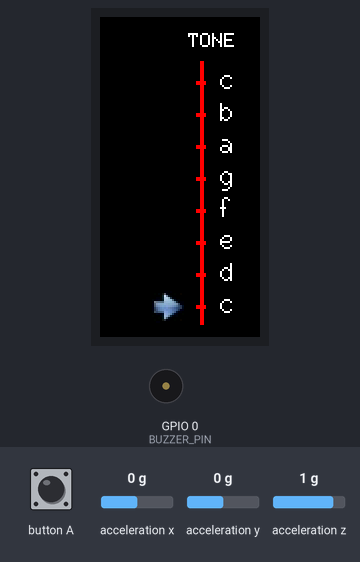
A sketch run on a simulated ESP32. Shown: 80×160 colour display, buzzer (waves = sounding). Inputs (shaded band) come from the test bench; at power-on: acceleration y 0 g, acceleration x 0 g, acceleration z 1 g.

Above: at 1.4 s.
1.5 s: button A pressed for 0.15 s
At 1.57 s:
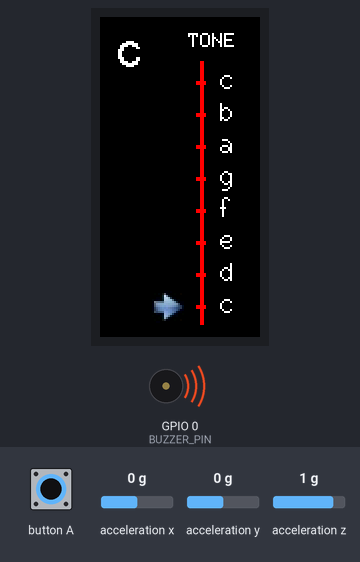
3.1 s: acceleration y set to -1.4 g
At 3.8 s:
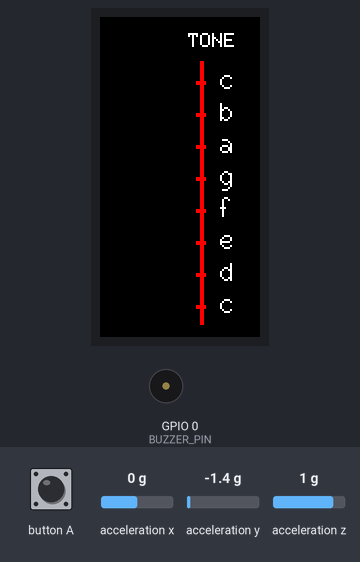
4.6 s: button A pressed for 1 s
At 4.9 s:
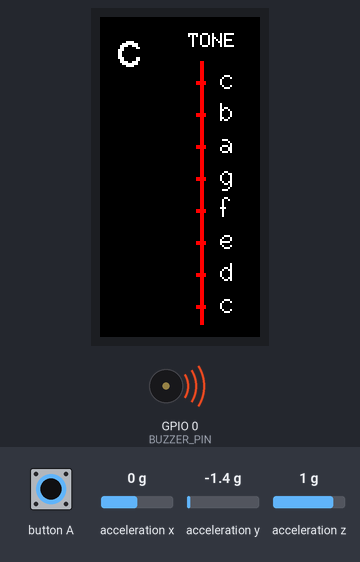
7.1 s: acceleration y set to 0.8 g
At 8.0 s:
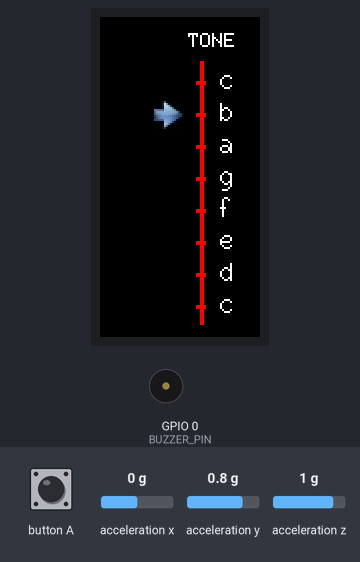
Timing chart, 0 to 9.6 s (numbered marks = the images above; inputs shaded):
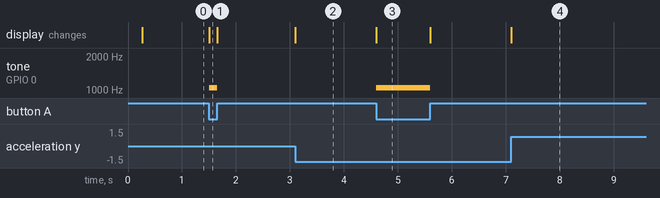

Measured:
- after the input at 1.5 s, tone on GPIO 0 (BUZZER_PIN): silent → 1047 Hz at once, → silent 0.15 s later; the display: changes at once (image 1)
- after the input at 3.1 s, the display: changes at once (image 2)
- after the input at 4.6 s, tone on GPIO 0 (BUZZER_PIN): silent → 1047 Hz at once, → silent 1.0 s later; the display: changes at once (image 3)
- after the input at 7.1 s, the display: changes at once (image 4)

The sketch:

M5StickInstrument.ino
```cpp
#include <M5StickC.h>
#include <M5StickC.h>
#include <Tone32.h>
#include "arow.h"

#define BUZZER_PIN 0
#define BUZZER_CHANNEL 0

float accX = 0;
float accY = 0;
float accZ = 0;

char nn[9]={'c','d','e','f','g','a','b','c','d'};


int notes[9]={NOTE_C6,NOTE_D6,NOTE_E6,NOTE_F6,NOTE_G6,NOTE_A6,NOTE_B6,NOTE_C7,NOTE_D7};
float temp = 0;
void setup() {
  pinMode(37,INPUT);
  M5.begin();
  M5.Lcd.setRotation(0);
  M5.Lcd.fillScreen(BLACK);
  M5.Lcd.setTextSize(1);
  M5.Lcd.setSwapBytes(true);
  delay(100);
  M5.MPU6886.Init();
  pinMode(37,INPUT_PULLUP);
  M5.Lcd.drawString("TONE",44,8,1);
  M5.Lcd.fillRect(50,22,2,132,TFT_RED);
  for(int i=0;i<8;i++){
  M5.Lcd.drawString(String(nn[i]),60,135-(i*16),2);
  M5.Lcd.fillRect(48,144-(i*16),5,2,TFT_RED);
  }

}
int y=0;
int y2=0;
int i=0;
bool pres=false;
void loop() {

 if(pres==0){
  M5.MPU6886.getAccelData(&accX,&accY,&accZ);


    int v=int(accY*1000);
    i=map(v,0,1000,0,8);
    y=137-(i*16);

    if(i>7)
    i=7;

    if(i<0)
    i=0;

 if(y!=y2){
 M5.Lcd.fillRect(26,y2,16,16,TFT_BLACK);
 M5.Lcd.pushImage(26,y,16,16,arr);
 y2=y;
 }}


 if(digitalRead(37)==LOW){
 pres=1;
 tone(BUZZER_PIN, notes[i],500, BUZZER_CHANNEL);
 M5.Lcd.drawString(String(nn[i]),8,6,4);

 }else{
  M5.Lcd.fillRect(8,6,18,22,TFT_BLACK);
 noTone(BUZZER_PIN,BUZZER_CHANNEL);
 pres=0;}


}
```

Tone32.cpp
```cpp
#include "Tone32.h"

void tone(uint8_t pin, unsigned int frequency, unsigned long duration, uint8_t channel)
{
    if (ledcRead(channel)) {
        log_e("Tone channel %d is already in use", ledcRead(channel));
        return;
    }
    ledcAttachPin(pin, channel);
    ledcWriteTone(channel, frequency);

}

void noTone(uint8_t pin, uint8_t channel)
{
    ledcDetachPin(pin);
    ledcWrite(channel, 0);
}
```

Tone32.h
```cpp
#ifndef _TONE32_h
#define _TONE32_h

#define TONE_CHANNEL 15
#include "Arduino.h"
#include "pitches.h"

void tone(uint8_t pin, unsigned int frequency, unsigned long duration = 0, uint8_t channel = TONE_CHANNEL);
void noTone(uint8_t pin, uint8_t channel = TONE_CHANNEL);
#endif
```

arow.h
```cpp
// Generated by   : ImageConverter 565 Online
// Generated from : arr.jpg
// Time generated : Sat, 05 Dec 20 12:51:46 +0100  (Server timezone: CET)
// Image Size     : 16x16 pixels
// Memory usage   : 512 bytes


#if defined(__AVR__)
    #include <avr/pgmspace.h>
#elif defined(__PIC32MX__)
    #define PROGMEM
#elif defined(__arm__)
    #define PROGMEM
#endif

const unsigned short arr[256] PROGMEM={
0x0000, 0x0000, 0x0000, 0x0000, 0x0000, 0x0000, 0x0001, 0x0001, 0x0000, 0x0001, 0x0000, 0x0000, 0x0000, 0x0000, 0x0000, 0x0000,   // 0x0010 (16) pixels
0x0000, 0x0020, 0x0000, 0x0021, 0x0000, 0x10A2, 0x5AED, 0x0022, 0x0001, 0x0000, 0x0000, 0x0020, 0x0000, 0x0000, 0x0820, 0x0000,   // 0x0020 (32) pixels
0x0000, 0x0000, 0x0000, 0x0000, 0x0020, 0x1125, 0xCEFE, 0x6BF2, 0x08A4, 0x0021, 0x0000, 0x0000, 0x0000, 0x0000, 0x0000, 0x0000,   // 0x0030 (48) pixels
0x0000, 0x0000, 0x0001, 0x0001, 0x0021, 0x0905, 0xB67C, 0xB67C, 0x8D57, 0x2188, 0x0021, 0x0001, 0x0000, 0x0000, 0x0000, 0x0000,   // 0x0040 (64) pixels
0x0021, 0x0001, 0x0002, 0x0022, 0x0021, 0x00C4, 0xAE3B, 0xA61B, 0x9DFA, 0x95B9, 0x4B0E, 0x0083, 0x0001, 0x0021, 0x0000, 0x0000,   // 0x0050 (80) pixels
0x0001, 0x73F1, 0x6390, 0x5B91, 0x5B90, 0x5370, 0x9599, 0x95BA, 0x95BA, 0x8D99, 0x8D58, 0x6413, 0x1126, 0x0001, 0x0001, 0x0001,   // 0x0060 (96) pixels
0x0002, 0x530E, 0x84B6, 0x8518, 0x8538, 0x8558, 0x8D7A, 0x8D59, 0x8558, 0x8558, 0x8518, 0x7CF7, 0x7454, 0x322B, 0x0002, 0x0001,   // 0x0070 (112) pixels
0x0002, 0x4ACD, 0x6C35, 0x7497, 0x7CF8, 0x7D39, 0x7D19, 0x853A, 0x8519, 0x7CF8, 0x7497, 0x6455, 0x5392, 0x326D, 0x29CA, 0x0064,   // 0x0080 (128) pixels
0x0002, 0x29EB, 0x4B11, 0x5BD4, 0x6457, 0x6CB8, 0x6C78, 0x7499, 0x6C56, 0x63F5, 0x5394, 0x4312, 0x328F, 0x2A0C, 0x31EA, 0x0043,   // 0x0090 (144) pixels
0x0002, 0x29C9, 0x42AF, 0x5BD4, 0x6436, 0x6C77, 0x74B9, 0x6C78, 0x6C78, 0x6437, 0x5394, 0x4B53, 0x3AAF, 0x1969, 0x0003, 0x0002,   // 0x00A0 (160) pixels
0x0021, 0x428C, 0x322C, 0x42CE, 0x42EF, 0x4B31, 0x851A, 0x7CDA, 0x6C98, 0x6437, 0x5BD4, 0x42D0, 0x00A6, 0x0002, 0x0001, 0x0000,   // 0x00B0 (176) pixels
0x0000, 0x0000, 0x0022, 0x0002, 0x0002, 0x0064, 0x955A, 0x851A, 0x7CF8, 0x6435, 0x220C, 0x0044, 0x0002, 0x0000, 0x0000, 0x0020,   // 0x00C0 (192) pixels
0x0020, 0x0000, 0x0000, 0x0000, 0x0021, 0x0084, 0x9DBA, 0x8D59, 0x63D2, 0x0906, 0x0022, 0x0001, 0x0021, 0x0000, 0x0000, 0x0000,   // 0x00D0 (208) pixels
0x0000, 0x0000, 0x0000, 0x0020, 0x0000, 0x00A3, 0x9557, 0x42AD, 0x0063, 0x0001, 0x0000, 0x0000, 0x0000, 0x0000, 0x0000, 0x0000,   // 0x00E0 (224) pixels
0x0000, 0x0020, 0x0000, 0x0000, 0x0000, 0x10A2, 0x2987, 0x0001, 0x0001, 0x0000, 0x0000, 0x0020, 0x0000, 0x0000, 0x0820, 0x0000,   // 0x00F0 (240) pixels
0x0000, 0x0000, 0x0001, 0x0001, 0x0000, 0x0000, 0x0000, 0x0000, 0x0000, 0x0000, 0x0000, 0x0000, 0x0000, 0x0000, 0x0000, 0x0000,   // 0x0100 (256) pixels
};
```

pitches.h
```cpp
/*************************************************
 * Public Constants
 *************************************************/

#define NOTE_B0  31
#define NOTE_C1  33
#define NOTE_CS1 35
#define NOTE_D1  37
#define NOTE_DS1 39
#define NOTE_E1  41
#define NOTE_F1  44
#define NOTE_FS1 46
#define NOTE_G1  49
#define NOTE_GS1 52
#define NOTE_A1  55
#define NOTE_AS1 58
#define NOTE_B1  62
#define NOTE_C2  65
#define NOTE_CS2 69
#define NOTE_D2  73
#define NOTE_DS2 78
#define NOTE_E2  82
#define NOTE_F2  87
#define NOTE_FS2 93
#define NOTE_G2  98
#define NOTE_GS2 104
#define NOTE_A2  110
#define NOTE_AS2 117
#define NOTE_B2  123
#define NOTE_C3  131
#define NOTE_CS3 139
#define NOTE_D3  147
#define NOTE_DS3 156
#define NOTE_E3  165
#define NOTE_F3  175
#define NOTE_FS3 185
#define NOTE_G3  196
#define NOTE_GS3 208
#define NOTE_A3  220
#define NOTE_AS3 233
#define NOTE_B3  247
#define NOTE_C4  262
#define NOTE_CS4 277
#define NOTE_D4  294
#define NOTE_DS4 311
#define NOTE_E4  330
#define NOTE_F4  349
#define NOTE_FS4 370
#define NOTE_G4  392
#define NOTE_GS4 415
#define NOTE_A4  440
#define NOTE_AS4 466
#define NOTE_B4  494
#define NOTE_C5  523
#define NOTE_CS5 554
#define NOTE_D5  587
#define NOTE_DS5 622
#define NOTE_E5  659
#define NOTE_F5  698
#define NOTE_FS5 740
#define NOTE_G5  784
#define NOTE_GS5 831
#define NOTE_A5  880
#define NOTE_AS5 932
#define NOTE_B5  988
#define NOTE_C6  1047
#define NOTE_CS6 1109
#define NOTE_D6  1175
#define NOTE_DS6 1245
#define NOTE_E6  1319
#define NOTE_F6  1397
#define NOTE_FS6 1480
#define NOTE_G6  1568
#define NOTE_GS6 1661
#define NOTE_A6  1760
#define NOTE_AS6 1865
#define NOTE_B6  1976
#define NOTE_C7  2093
#define NOTE_CS7 2217
#define NOTE_D7  2349
#define NOTE_DS7 2489
#define NOTE_E7  2637
#define NOTE_F7  2794
#define NOTE_FS7 2960
#define NOTE_G7  3136
#define NOTE_GS7 3322
#define NOTE_A7  3520
#define NOTE_AS7 3729
#define NOTE_B7  3951
#define NOTE_C8  4186
#define NOTE_CS8 4435
#define NOTE_D8  4699
#define NOTE_DS8 4978
```
